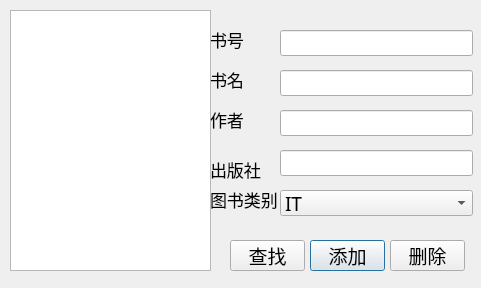
<?xml version="1.0" encoding="UTF-8"?>
<ui version="4.0">
 <class>Admin_binfo</class>
 <widget class="QDialog" name="Admin_binfo">
  <property name="geometry">
   <rect>
    <x>0</x>
    <y>0</y>
    <width>481</width>
    <height>288</height>
   </rect>
  </property>
  <property name="minimumSize">
   <size>
    <width>481</width>
    <height>288</height>
   </size>
  </property>
  <property name="maximumSize">
   <size>
    <width>481</width>
    <height>288</height>
   </size>
  </property>
  <property name="font">
   <font>
    <family>新宋体</family>
    <pointsize>14</pointsize>
   </font>
  </property>
  <property name="windowTitle">
   <string>Dialog</string>
  </property>
  <widget class="QTextEdit" name="textEdit">
   <property name="geometry">
    <rect>
     <x>10</x>
     <y>10</y>
     <width>201</width>
     <height>261</height>
    </rect>
   </property>
  </widget>
  <widget class="QLabel" name="label_2">
   <property name="geometry">
    <rect>
     <x>210</x>
     <y>30</y>
     <width>61</width>
     <height>19</height>
    </rect>
   </property>
   <property name="font">
    <font>
     <pointsize>13</pointsize>
    </font>
   </property>
   <property name="text">
    <string>书号</string>
   </property>
   <property name="buddy">
    <cstring>userlineEdithao</cstring>
   </property>
  </widget>
  <widget class="QLabel" name="label_5">
   <property name="geometry">
    <rect>
     <x>210</x>
     <y>70</y>
     <width>71</width>
     <height>19</height>
    </rect>
   </property>
   <property name="font">
    <font>
     <pointsize>13</pointsize>
    </font>
   </property>
   <property name="text">
    <string>书名</string>
   </property>
   <property name="buddy">
    <cstring>userlineEditming</cstring>
   </property>
  </widget>
  <widget class="QLineEdit" name="userlineEdithao">
   <property name="geometry">
    <rect>
     <x>280</x>
     <y>30</y>
     <width>193</width>
     <height>26</height>
    </rect>
   </property>
  </widget>
  <widget class="QPushButton" name="apushButton">
   <property name="geometry">
    <rect>
     <x>310</x>
     <y>240</y>
     <width>75</width>
     <height>31</height>
    </rect>
   </property>
   <property name="text">
    <string>添加</string>
   </property>
  </widget>
  <widget class="QPushButton" name="spushButton">
   <property name="geometry">
    <rect>
     <x>230</x>
     <y>240</y>
     <width>75</width>
     <height>31</height>
    </rect>
   </property>
   <property name="text">
    <string>查找</string>
   </property>
  </widget>
  <widget class="QLineEdit" name="userlineEditzuo">
   <property name="geometry">
    <rect>
     <x>280</x>
     <y>110</y>
     <width>193</width>
     <height>26</height>
    </rect>
   </property>
  </widget>
  <widget class="QLineEdit" name="userlineEditming">
   <property name="geometry">
    <rect>
     <x>280</x>
     <y>70</y>
     <width>193</width>
     <height>26</height>
    </rect>
   </property>
  </widget>
  <widget class="QLineEdit" name="userlineEditchu">
   <property name="geometry">
    <rect>
     <x>280</x>
     <y>150</y>
     <width>193</width>
     <height>26</height>
    </rect>
   </property>
  </widget>
  <widget class="QLabel" name="label_6">
   <property name="geometry">
    <rect>
     <x>210</x>
     <y>160</y>
     <width>71</width>
     <height>19</height>
    </rect>
   </property>
   <property name="font">
    <font>
     <pointsize>13</pointsize>
    </font>
   </property>
   <property name="text">
    <string>出版社</string>
   </property>
   <property name="buddy">
    <cstring>userlineEditchu</cstring>
   </property>
  </widget>
  <widget class="QLabel" name="label_8">
   <property name="geometry">
    <rect>
     <x>210</x>
     <y>110</y>
     <width>61</width>
     <height>19</height>
    </rect>
   </property>
   <property name="font">
    <font>
     <pointsize>13</pointsize>
    </font>
   </property>
   <property name="text">
    <string>作者</string>
   </property>
   <property name="buddy">
    <cstring>userlineEditzuo</cstring>
   </property>
  </widget>
  <widget class="QPushButton" name="dpushButton">
   <property name="geometry">
    <rect>
     <x>390</x>
     <y>240</y>
     <width>75</width>
     <height>31</height>
    </rect>
   </property>
   <property name="text">
    <string>删除</string>
   </property>
  </widget>
  <widget class="QComboBox" name="comboBox">
   <property name="geometry">
    <rect>
     <x>280</x>
     <y>190</y>
     <width>193</width>
     <height>26</height>
    </rect>
   </property>
   <item>
    <property name="text">
     <string>IT</string>
    </property>
   </item>
   <item>
    <property name="text">
     <string>物理</string>
    </property>
   </item>
   <item>
    <property name="text">
     <string>宗教</string>
    </property>
   </item>
   <item>
    <property name="text">
     <string>政治</string>
    </property>
   </item>
   <item>
    <property name="text">
     <string>法律</string>
    </property>
   </item>
   <item>
    <property name="text">
     <string>历史</string>
    </property>
   </item>
   <item>
    <property name="text">
     <string>地理</string>
    </property>
   </item>
   <item>
    <property name="text">
     <string>生物</string>
    </property>
   </item>
   <item>
    <property name="text">
     <string>工业</string>
    </property>
   </item>
   <item>
    <property name="text">
     <string>农业</string>
    </property>
   </item>
   <item>
    <property name="text">
     <string>医药</string>
    </property>
   </item>
   <item>
    <property name="text">
     <string>食品</string>
    </property>
   </item>
   <item>
    <property name="text">
     <string>军事</string>
    </property>
   </item>
   <item>
    <property name="text">
     <string>数学</string>
    </property>
   </item>
   <item>
    <property name="text">
     <string>化学</string>
    </property>
   </item>
   <item>
    <property name="text">
     <string>小说</string>
    </property>
   </item>
   <item>
    <property name="text">
     <string>戏曲</string>
    </property>
   </item>
  </widget>
  <widget class="QLabel" name="label_9">
   <property name="geometry">
    <rect>
     <x>210</x>
     <y>190</y>
     <width>71</width>
     <height>19</height>
    </rect>
   </property>
   <property name="font">
    <font>
     <pointsize>13</pointsize>
    </font>
   </property>
   <property name="text">
    <string>图书类别</string>
   </property>
   <property name="buddy">
    <cstring>comboBox</cstring>
   </property>
  </widget>
 </widget>
 <tabstops>
  <tabstop>userlineEdithao</tabstop>
  <tabstop>userlineEditming</tabstop>
  <tabstop>userlineEditzuo</tabstop>
  <tabstop>userlineEditchu</tabstop>
  <tabstop>spushButton</tabstop>
  <tabstop>apushButton</tabstop>
  <tabstop>dpushButton</tabstop>
  <tabstop>textEdit</tabstop>
 </tabstops>
 <resources/>
 <connections/>
</ui>
